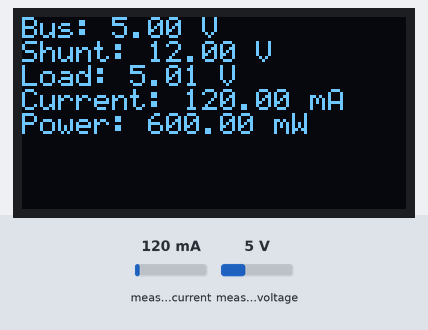
Bench run of a sketch on a simulated Arduino Uno, built with avr-gcc and run on an emulated ATmega328P. Parts: 128×64 one-colour display. The inputs (shaded band) are chosen by the test bench; at power-on: measured current 120 mA, measured voltage 5 V. What the sketch prints to the serial monitor is not drawn.

Above: at 1.3 s.
1.4 s: measured current set to 40 mA
At 3.4 s:
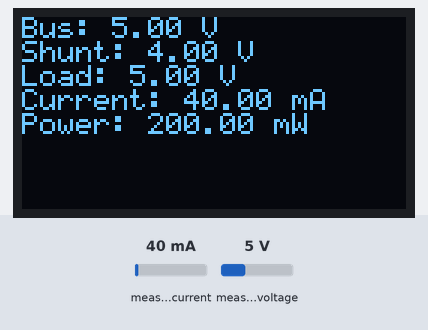
3.7 s: measured voltage set to 0.3 V
At 5.5 s:
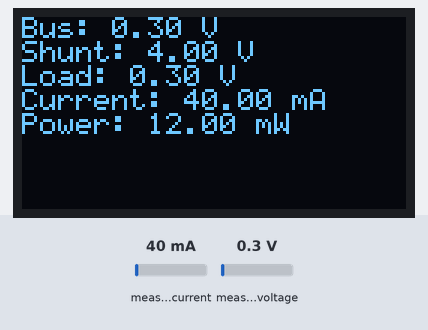
5.9 s: measured current set to 500 mA
At 7.7 s:
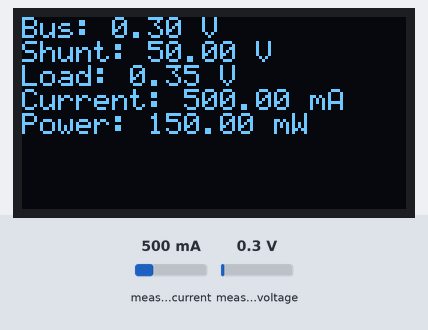
8.1 s: measured voltage set to 3.8 V
At 9.8 s:
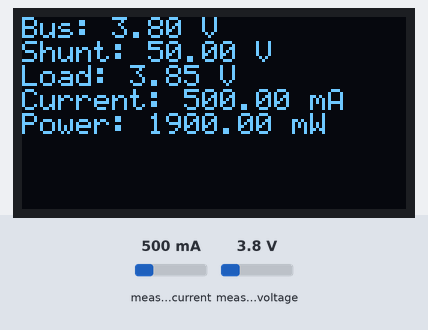
Timing chart, 0 to 11.3 s (numbered marks = the images above; inputs shaded):
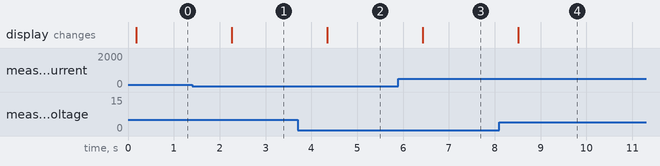

Measured:
- after the input at 1.4 s, the display: changes after 0.86 s (image 1)
- after the input at 3.7 s, the display: changes after 0.65 s (image 2)
- after the input at 5.9 s, the display: changes after 0.53 s (image 3)
- after the input at 8.1 s, the display: changes after 0.41 s (image 4)

The sketch:

SSD1306CurrentMonitor.ino
```cpp
#include <Wire.h>
#include <Adafruit_INA219.h>
#include "SSD1306Ascii.h"
#include "SSD1306AsciiAvrI2c.h"

Adafruit_INA219 ina219;

// 0X3C+SA0 - 0x3C or 0x3D
#define I2C_ADDRESS 0x3C

// Define proper RST_PIN if required.
#define RST_PIN -1

SSD1306AsciiAvrI2c oled;

void setup(void)
{
	Serial.begin(115200);

	while (!Serial)
	{
		delay(1);
	} // Wait for serial console

#if RST_PIN >= 0
	oled.begin(&Adafruit128x64, I2C_ADDRESS, RST_PIN);
#else  // RST_PIN >= 0
	oled.begin(&Adafruit128x64, I2C_ADDRESS);
#endif // RST_PIN >= 0

	// Call oled.setI2cClock(frequency) to change from the default frequency.

	oled.setFont(System5x7);
	oled.clear();
	oled.print("Monitoring Current...");

	if (!ina219.begin())
	{
		Serial.println("Failed to find INA219 chip");
		while (1)
		{
			delay(10);
		}
	}

	Serial.println("INA219 Connected. Measuring L6 Engine Load...");
	oled.clear();
	oled.home();

	oled.println("INA219 Connected");
	oled.println("Measuring Current...");
}

void loop(void)
{
	float shuntvoltage = 0;
	float busvoltage = 0;
	float current_mA = 0;
	float loadvoltage = 0;
	float power_mW = 0;

	shuntvoltage = ina219.getShuntVoltage_mV();
	busvoltage = ina219.getBusVoltage_V();
	current_mA = ina219.getCurrent_mA();
	power_mW = ina219.getPower_mW();
	loadvoltage = busvoltage + (shuntvoltage / 1000);

	Serial.print("Bus Voltage:   ");
	Serial.print(busvoltage);
	Serial.println(" V");
	Serial.print("Shunt Voltage: ");
	Serial.print(shuntvoltage);
	Serial.println(" mV");
	Serial.print("Load Voltage:  ");
	Serial.print(loadvoltage);
	Serial.println(" V");
	Serial.print("Current:       ");
	Serial.print(current_mA);
	Serial.println(" mA");
	Serial.print("Power:         ");
	Serial.print(power_mW);
	Serial.println(" mW");
	Serial.println("");

	oled.clear();
	oled.home();

	oled.print("Bus: ");
	oled.print(busvoltage);
	oled.println(" V");
	oled.print("Shunt: ");
	oled.print(shuntvoltage);
	oled.println(" V");
	oled.print("Load: ");
	oled.print(loadvoltage);
	oled.println(" V");
	oled.print("Current: ");
	oled.print(current_mA);
	oled.println(" mA");
	oled.print("Power: ");
	oled.print(power_mW);
	oled.println(" mW");

	delay(2000);
}
```
